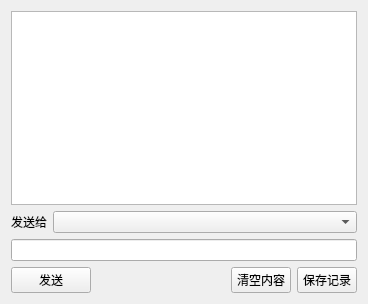
<?xml version="1.0" encoding="UTF-8"?>
<ui version="4.0">
 <class>TextChatWidget</class>
 <widget class="QWidget" name="TextChatWidget">
  <property name="geometry">
   <rect>
    <x>0</x>
    <y>0</y>
    <width>368</width>
    <height>304</height>
   </rect>
  </property>
  <property name="windowTitle">
   <string>Form</string>
  </property>
  <layout class="QVBoxLayout" name="verticalLayout">
   <item>
    <widget class="QPlainTextEdit" name="plainTextEdit">
     <property name="readOnly">
      <bool>true</bool>
     </property>
     <property name="plainText">
      <string/>
     </property>
    </widget>
   </item>
   <item>
    <layout class="QHBoxLayout" name="horizontalLayout_2">
     <item>
      <widget class="QLabel" name="label">
       <property name="maximumSize">
        <size>
         <width>36</width>
         <height>16777215</height>
        </size>
       </property>
       <property name="text">
        <string>发送给</string>
       </property>
      </widget>
     </item>
     <item>
      <widget class="QComboBox" name="ReceiverComboBox"/>
     </item>
    </layout>
   </item>
   <item>
    <widget class="QLineEdit" name="lineEdit"/>
   </item>
   <item>
    <layout class="QHBoxLayout" name="horizontalLayout">
     <item>
      <widget class="QPushButton" name="sendButton">
       <property name="maximumSize">
        <size>
         <width>16777215</width>
         <height>16777215</height>
        </size>
       </property>
       <property name="text">
        <string>发送</string>
       </property>
      </widget>
     </item>
     <item>
      <spacer name="horizontalSpacer_2">
       <property name="orientation">
        <enum>Qt::Horizontal</enum>
       </property>
       <property name="sizeHint" stdset="0">
        <size>
         <width>28</width>
         <height>20</height>
        </size>
       </property>
      </spacer>
     </item>
     <item>
      <widget class="QPushButton" name="clearButton">
       <property name="maximumSize">
        <size>
         <width>60</width>
         <height>16777215</height>
        </size>
       </property>
       <property name="text">
        <string>清空内容</string>
       </property>
      </widget>
     </item>
     <item>
      <widget class="QPushButton" name="saveButton">
       <property name="maximumSize">
        <size>
         <width>60</width>
         <height>16777215</height>
        </size>
       </property>
       <property name="text">
        <string>保存记录</string>
       </property>
      </widget>
     </item>
    </layout>
   </item>
  </layout>
 </widget>
 <resources>
  <include location="resources/wengophone.qrc"/>
 </resources>
 <connections/>
</ui>
